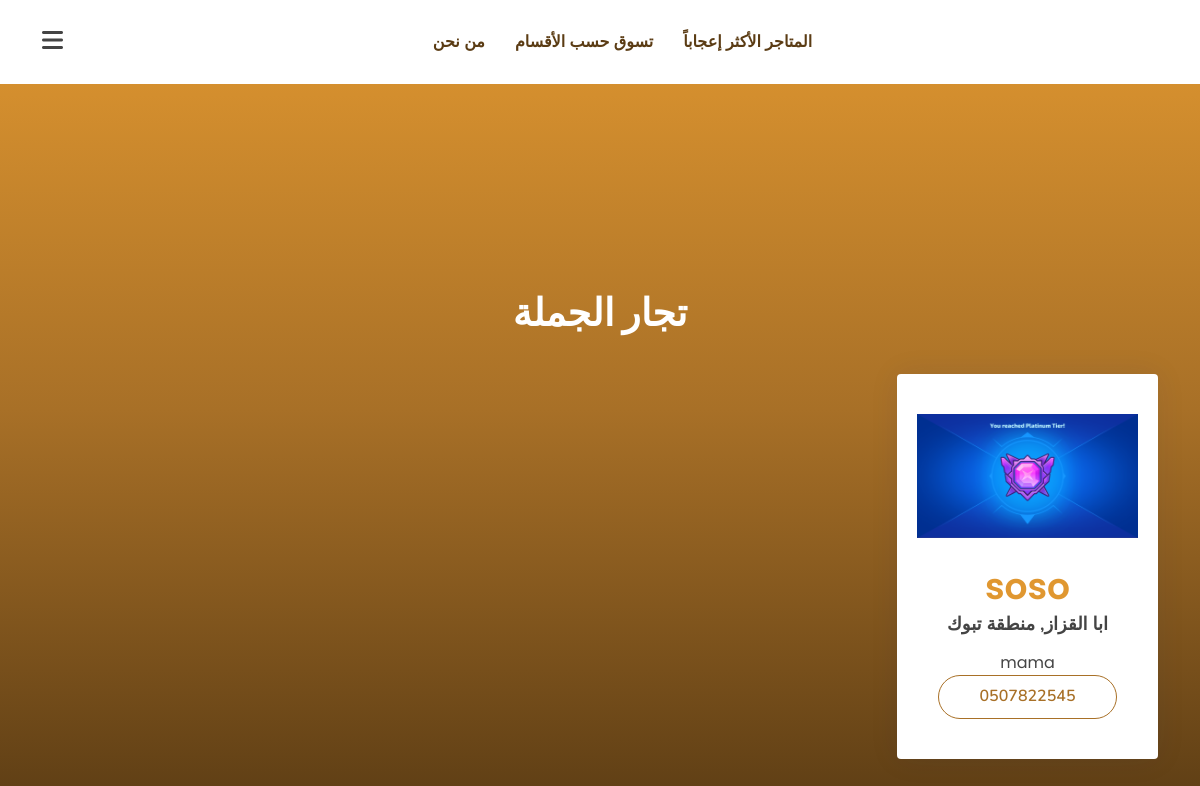
Before: /users/wholesalers/ (signed in) with the older database file.
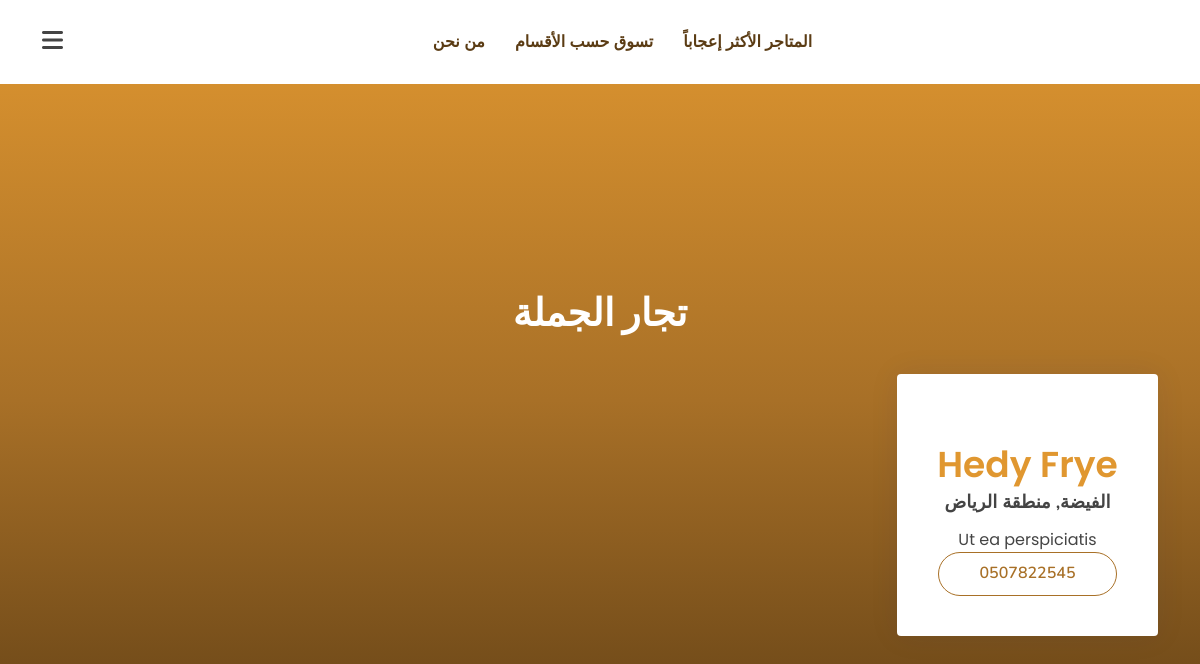
After: the same page with the newer database file.
### users/models.py (models this page shows, shortened)
class User(AbstractUser):
    id = models.AutoField(primary_key=True)
    first_name = models.CharField(max_length=24)
    last_name = models.CharField(max_length=24)
    username = models.CharField(max_length=30, unique=True)
    phone_number = models.CharField(max_length=10, blank=True)
    email = models.EmailField(verbose_name="email", max_length=60, unique=True)
    created_at = models.DateTimeField(default=timezone.now)
    updated_at = models.DateTimeField(null = True, default=None, blank=True)
    deleted_at = models.DateTimeField(null = True, default=None, blank=True)
    is_admin = models.BooleanField("Admin", default=False)
    seller_id = models.ForeignKey(seller, on_delete=models.SET_NULL, related_name="+", null = True, default=None, blank=True)
    wholesaler_id = models.ForeignKey(wholesaler, on_delete=models.SET_NULL, related_name="+", null = True, default=None, blank=True)
    rep_id = models.ForeignKey(rep, on_delete=models.SET_NULL, related_name="+", null = True, default=None, blank=True)
    liked_stores = models.ManyToManyField(Store, blank=True, related_name="+")

class wholesaler(models.Model):
    id = models.AutoField(primary_key=True)
    business_name = models.CharField(max_length=100)
    products_types = models.TextField()
    description = models.TextField()
    city = models.ForeignKey(city, on_delete=models.PROTECT, related_name="+")
    store_photo = models.FileField(null = True, default=None, blank=True, upload_to='static/upload/wholesalers_stores_photos',
        validators=[FileExtensionValidator(allowed_extensions=['png','jpg',"jpeg"],message="يمكن رفع الصور فقط بالصيغات التالية: (jpg, png, jpeg)")])

class city(models.Model):
    id = models.IntegerField(primary_key=True)
    name_ar = models.CharField(max_length=100)
    name_en = models.CharField(max_length=100)
    region_id = models.IntegerField()
    def __str__(self):
        return self.name_ar

class region(models.Model):
    name_ar = models.CharField(max_length=100)
    name_en = models.CharField(max_length=100)
    id = models.IntegerField(primary_key=True)
    def __str__(self):
        return self.name_ar

### users/views.py (the view)
# urls.py: path('wholesalers/', views.list_wholesalers, name='list_wholesalers'), # where seller can see all wholesalers
@login_required
def list_wholesalers(request):
    context = {}
    context["wholesaler_users"] = User.objects.filter(wholesaler_id__isnull=False)
    return render(request,'users/list_wholesalers.html', context)

### users/templatetags/get_region.py (called while the page is built)
@register.simple_tag
def get_region_from_id (region_id):
    region_var = region.objects.get(pk=region_id)
    return region_var

### templates/users/list_wholesalers.html (shortened to what this page needs)
<!DOCTYPE html>
{% extends 'main/baseView.html' %}
{% load static %}
{% load get_region %}
{% block content %}
<body>
  {% if user.seller_id %}
  <main id="main">
    <section id="pricing" class="pricing">
      <div class="container" data-aos="fade-up">
        <header class="section-header">
          <p>تجار الجملة</p>
        </header>
        <div class="row gy-4" data-aos="fade-left">
          {% for wholesaler_user in wholesaler_users %}
          <div class="col-lg-3 col-md-6" data-aos="zoom-in" data-aos-delay="100">
            <div class="box">
            {% if wholesaler_user.wholesaler_id.store_photo %}
              <div class="pic"><img src="../../{{wholesaler_user.wholesaler_id.store_photo}}" class="img-fluid" alt=""></div>
            {% else %}
              <div class="pic"><img src="{% static 'assets\img\giza.webp' %}" class="img-fluid" alt=""></div>
            {% endif %}
              <div class="price " style="color: #E09730;">{{wholesaler_user.wholesaler_id.business_name}}</div>
              <h3>{{wholesaler_user.wholesaler_id.city}}, {% get_region_from_id wholesaler_user.wholesaler_id.city.region_id %}</h3>
              {{wholesaler_user.wholesaler_id.products_types}}
              <a href="#" class="btn-buy">{{wholesaler_user.phone_number}}</a>
            </div>
          </div>
          {% endfor %}
        </div>
      </div>
    </section>
  </main>
  {% else %}
  <p>يُسمح للبائعين فقط بعرض هذه الصفحة</p>
  {% endif %}
</body>
{% endblock %}

Changed rows visible on the page:
changed User: wholesaler_id.business_name "soso" → "Hedy Frye"; wholesaler_id.city "ابا القزاز" → "الفيضة"; wholesaler_id.name_ar "منطقة تبوك" → "منطقة الرياض"; wholesaler_id.products_types "mama" → "Ut ea perspiciatis"; wholesaler_id.store_photo: picture removed
